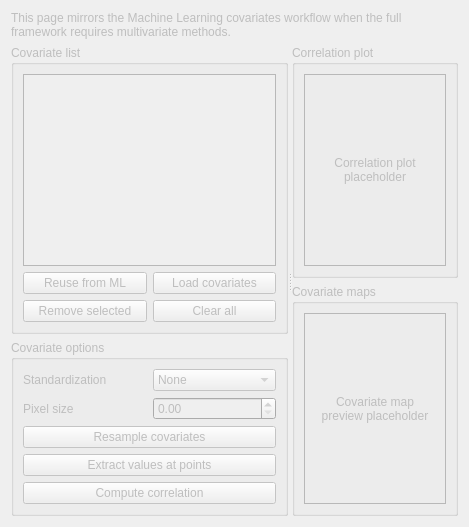
         <widget class="QWidget" name="tabFrameworkCovariates">
          <property name="enabled">
           <bool>false</bool>
          </property>
          <attribute name="title">
           <string>Covariates</string>
          </attribute>
          <layout class="QVBoxLayout" name="verticalLayout_frameworkCovariates">
           <item>
            <widget class="QLabel" name="lblFrameworkCovariatesInfo">
             <property name="text">
              <string>This page mirrors the Machine Learning covariates workflow when the full framework requires multivariate methods.</string>
             </property>
             <property name="wordWrap">
              <bool>true</bool>
             </property>
            </widget>
           </item>
           <item>
            <widget class="QSplitter" name="splitterFrameworkCovariatesMain">
             <property name="orientation">
              <enum>Qt::Horizontal</enum>
             </property>
             <widget class="QWidget" name="pageFrameworkCovariatesLeft">
              <layout class="QVBoxLayout" name="verticalLayout_frameworkCovariatesLeft">
               <item>
                <widget class="QGroupBox" name="groupFrameworkCovariates">
                 <property name="title">
                  <string>Covariate list</string>
                 </property>
                 <layout class="QVBoxLayout" name="verticalLayout_groupFrameworkCovariates">
                  <item>
                   <widget class="QListWidget" name="listFrameworkCovariates"/>
                  </item>
                  <item>
                   <layout class="QHBoxLayout" name="horizontalLayout_frameworkCovariatesButtons1">
                    <item>
                     <widget class="QPushButton" name="btnFrameworkReuseCovariates">
                      <property name="text">
                       <string>Reuse from ML</string>
                      </property>
                     </widget>
                    </item>
                    <item>
                     <widget class="QPushButton" name="btnFrameworkLoadCovariates">
                      <property name="text">
                       <string>Load covariates</string>
                      </property>
                     </widget>
                    </item>
                   </layout>
                  </item>
                  <item>
                   <layout class="QHBoxLayout" name="horizontalLayout_frameworkCovariatesButtons2">
                    <item>
                     <widget class="QPushButton" name="btnFrameworkRemoveCovariate">
                      <property name="text">
                       <string>Remove selected</string>
                      </property>
                     </widget>
                    </item>
                    <item>
                     <widget class="QPushButton" name="btnFrameworkClearCovariates">
                      <property name="text">
                       <string>Clear all</string>
                      </property>
                     </widget>
                    </item>
                   </layout>
                  </item>
                 </layout>
                </widget>
               </item>
               <item>
                <widget class="QGroupBox" name="groupFrameworkCovariateOptions">
                 <property name="title">
                  <string>Covariate options</string>
                 </property>
                 <layout class="QGridLayout" name="gridLayout_frameworkCovariateOptions">
                  <item row="0" column="0">
                   <widget class="QLabel" name="lblFrameworkStandardization">
                    <property name="text">
                     <string>Standardization</string>
                    </property>
                   </widget>
                  </item>
                  <item row="0" column="1">
                   <widget class="QComboBox" name="cmbFrameworkStandardization">
                    <item>
                     <property name="text">
                      <string>None</string>
                     </property>
                    </item>
                    <item>
                     <property name="text">
                      <string>Z-score</string>
                     </property>
                    </item>
                    <item>
                     <property name="text">
                      <string>-1 to 1</string>
                     </property>
                    </item>
                   </widget>
                  </item>
                  <item row="1" column="0">
                   <widget class="QLabel" name="lblFrameworkCovPixelSize">
                    <property name="text">
                     <string>Pixel size</string>
                    </property>
                   </widget>
                  </item>
                  <item row="1" column="1">
                   <widget class="QDoubleSpinBox" name="spinFrameworkCovPixelSize">
                    <property name="decimals">
                     <number>2</number>
                    </property>
                    <property name="maximum">
                     <double>999999.000000000000000</double>
                    </property>
                   </widget>
                  </item>
                  <item row="2" column="0" colspan="2">
                   <widget class="QPushButton" name="btnFrameworkResampleCovariates">
                    <property name="text">
                     <string>Resample covariates</string>
                    </property>
                   </widget>
                  </item>
                  <item row="3" column="0" colspan="2">
                   <widget class="QPushButton" name="btnFrameworkExtractCovariates">
                    <property name="text">
                     <string>Extract values at points</string>
                    </property>
                   </widget>
                  </item>
                  <item row="4" column="0" colspan="2">
                   <widget class="QPushButton" name="btnFrameworkComputeCorrelation">
                    <property name="text">
                     <string>Compute correlation</string>
                    </property>
                   </widget>
                  </item>
                 </layout>
                </widget>
               </item>
              </layout>
             </widget>
             <widget class="QWidget" name="pageFrameworkCovariatesRight">
              <layout class="QVBoxLayout" name="verticalLayout_frameworkCovariatesRight">
               <item>
                <widget class="QGroupBox" name="groupFrameworkCorrelationPlot">
                 <property name="title">
                  <string>Correlation plot</string>
                 </property>
                 <layout class="QVBoxLayout" name="verticalLayout_frameworkCorrelationPlot">
                  <item>
                   <widget class="QFrame" name="frameFrameworkCorrelationPlot">
                    <property name="frameShape">
                     <enum>QFrame::StyledPanel</enum>
                    </property>
                    <property name="frameShadow">
                     <enum>QFrame::Raised</enum>
                    </property>
                    <layout class="QVBoxLayout" name="verticalLayout_frameFrameworkCorrelationPlot">
                     <item>
                      <widget class="QLabel" name="lblFrameworkCorrelationPlaceholder">
                       <property name="text">
                        <string>Correlation plot placeholder</string>
                       </property>
                       <property name="alignment">
                        <set>Qt::AlignCenter</set>
                       </property>
                       <property name="wordWrap">
                        <bool>true</bool>
                       </property>
                      </widget>
                     </item>
                    </layout>
                   </widget>
                  </item>
                 </layout>
                </widget>
               </item>
               <item>
                <widget class="QGroupBox" name="groupFrameworkCovariateMaps">
                 <property name="title">
                  <string>Covariate maps</string>
                 </property>
                 <layout class="QVBoxLayout" name="verticalLayout_frameworkCovariateMaps">
                  <item>
                   <widget class="QFrame" name="frameFrameworkCovariateMaps">
                    <property name="frameShape">
                     <enum>QFrame::StyledPanel</enum>
                    </property>
                    <property name="frameShadow">
                     <enum>QFrame::Raised</enum>
                    </property>
                    <layout class="QVBoxLayout" name="verticalLayout_frameFrameworkCovariateMaps">
                     <item>
                      <widget class="QLabel" name="lblFrameworkCovariateMapsPlaceholder">
                       <property name="text">
                        <string>Covariate map preview placeholder</string>
                       </property>
                       <property name="alignment">
                        <set>Qt::AlignCenter</set>
                       </property>
                       <property name="wordWrap">
                        <bool>true</bool>
                       </property>
                      </widget>
                     </item>
                    </layout>
                   </widget>
                  </item>
                 </layout>
                </widget>
               </item>
              </layout>
             </widget>
            </widget>
           </item>
          </layout>
         </widget>
